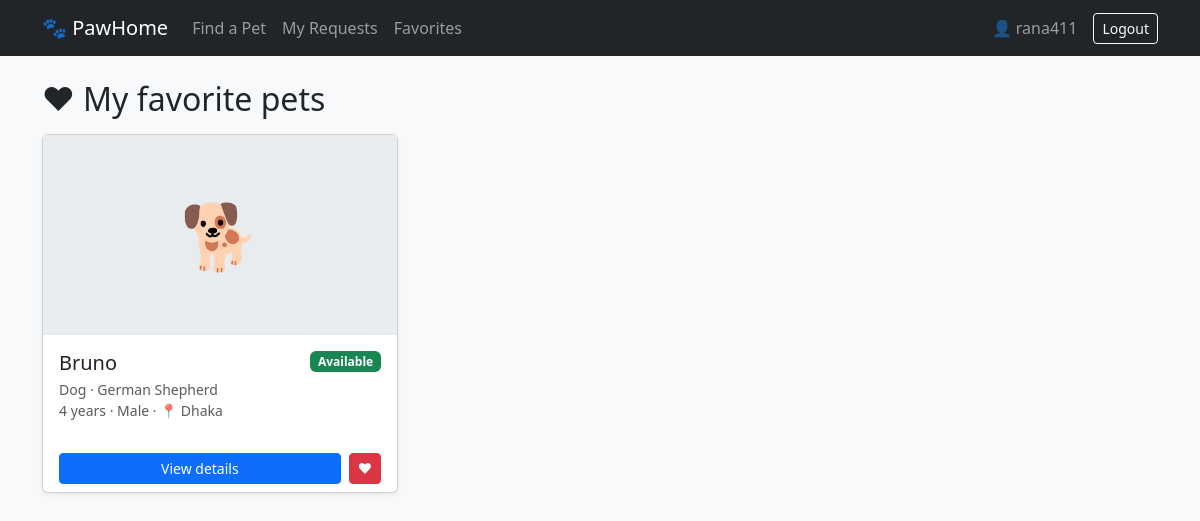
Page /favorites/ (signed in) on the committed database.
### pets/models.py (models this page shows, shortened)
class Pet(models.Model):
    class AnimalType(models.TextChoices):
        DOG = "Dog", "Dog"
        CAT = "Cat", "Cat"
        BIRD = "Bird", "Bird"
        RABBIT = "Rabbit", "Rabbit"
        OTHER = "Other", "Other"
    class Gender(models.TextChoices):
        MALE = "Male", "Male"
        FEMALE = "Female", "Female"
    class Status(models.TextChoices):
        AVAILABLE = "Available", "Available"
        ADOPTED = "Adopted", "Adopted"
    name = models.CharField(max_length=100)
    animal_type = models.CharField(max_length=20, choices=AnimalType.choices, default=AnimalType.DOG)
    breed = models.CharField(max_length=100, blank=True)
    age = models.PositiveSmallIntegerField(help_text="Age in years (0 = under 1 year)")
    gender = models.CharField(max_length=10, choices=Gender.choices)
    location = models.CharField(max_length=100)
    description = models.TextField()
    image = models.ImageField(upload_to="pets/", blank=True, null=True)
    status = models.CharField(max_length=10, choices=Status.choices, default=Status.AVAILABLE)
    created_at = models.DateTimeField(auto_now_add=True)
    class Meta:
        ordering = ["-created_at", "-id"]
    @property
    def is_available(self):
        return self.status == self.Status.AVAILABLE
    @property
    def age_display(self):
        if self.age == 0:
            return "Under 1 year"
        return f"{self.age} year" + ("" if self.age == 1 else "s")

### pets/views.py (the view)
# urls.py: path("favorites/", views.favorites, name="favorites"),
@login_required
def favorites(request):
    pets = Pet.objects.filter(favorited_by__user=request.user)
    return render(request, "pets/favorites.html", {
        "pets": pets, "favorite_ids": set(pets.values_list("id", flat=True)),
    })

### templates/pets/favorites.html
{% extends "base.html" %}
{% block content %}
<h2 class="mb-3">❤ My favorite pets</h2>
<div class="row g-4">
  {% for pet in pets %}<div class="col-sm-6 col-lg-4">{% include "pets/_card.html" %}</div>
  {% empty %}<div class="col-12"><div class="alert alert-info">You haven't saved any pets yet. <a href="{% url 'pets:list' %}">Browse pets</a></div></div>{% endfor %}
</div>
{% endblock %}

### templates/base.html (shortened to what this page needs)
<!doctype html>
<html lang="en">
<head>
  <link href="https://cdn.jsdelivr.net/npm/bootstrap@5.3.3/dist/css/bootstrap.min.css" rel="stylesheet">
</head>
<body class="bg-light">
<nav class="navbar navbar-expand-lg navbar-dark bg-dark mb-4">
  <div class="container">
    <a class="navbar-brand" href="{% url 'pets:home' %}">🐾 PawHome</a>
    <div class="collapse navbar-collapse" id="nav">
      <ul class="navbar-nav me-auto">
        <li class="nav-item"><a class="nav-link" href="{% url 'pets:list' %}">Find a Pet</a></li>
        {% if user.is_authenticated %}
        <li class="nav-item"><a class="nav-link" href="{% url 'adoptions:my_requests' %}">My Requests</a></li>
        <li class="nav-item"><a class="nav-link" href="{% url 'pets:favorites' %}">Favorites</a></li>
        {% endif %}
      </ul>
      <ul class="navbar-nav align-items-lg-center">
        {% if user.is_authenticated %}
        <li class="nav-item"><a class="nav-link" href="{% url 'accounts:profile' %}">👤 {{ user.username }}</a></li>
        <li class="nav-item">
          <form method="post" action="{% url 'accounts:logout' %}">{% csrf_token %}<button class="btn btn-outline-light btn-sm ms-lg-2">Logout</button></form>
        </li>
        {% else %}
        <li class="nav-item"><a class="nav-link" href="{% url 'accounts:login' %}">Login</a></li>
        <li class="nav-item"><a class="btn btn-warning btn-sm ms-lg-2" href="{% url 'accounts:register' %}">Register</a></li>
        {% endif %}
      </ul>
    </div>
  </div>
</nav>
<main class="container pb-5">
  {% block content %}{% endblock %}
</main>
</body>
</html>

### templates/pets/_card.html (shortened to what this page needs)
<div class="card h-100 shadow-sm">
  {% if pet.image %}<img src="{{ pet.image.url }}" class="card-img-top pet-img" alt="{{ pet.name }}">
  {% else %}<div class="pet-ph">{% if pet.animal_type == 'Cat' %}🐈{% elif pet.animal_type == 'Bird' %}🐦{% elif pet.animal_type == 'Rabbit' %}🐇{% elif pet.animal_type == 'Dog' %}🐕{% else %}🐾{% endif %}</div>{% endif %}
  <div class="card-body">
    <div class="d-flex justify-content-between align-items-start">
      <h5 class="card-title mb-1">{{ pet.name }}</h5>
      {% if pet.is_available %}<span class="badge text-bg-success">Available</span>{% else %}<span class="badge text-bg-secondary">Adopted</span>{% endif %}
    </div>
    <p class="card-text text-muted small mb-2">{{ pet.animal_type }}{% if pet.breed %} · {{ pet.breed }}{% endif %}<br>{{ pet.age_display }} · {{ pet.gender }} · 📍 {{ pet.location }}</p>
  </div>
  <div class="card-footer bg-white border-0 d-flex gap-2">
    <a href="{% url 'pets:detail' pet.pk %}" class="btn btn-primary btn-sm flex-grow-1">View details</a>
    {% if user.is_authenticated %}
    <form method="post" action="{% url 'pets:favorite' pet.pk %}">{% csrf_token %}
      <button class="btn btn-sm {% if pet.pk in favorite_ids %}btn-danger{% else %}btn-outline-danger{% endif %}" title="Favorite">❤</button>
    </form>
    {% endif %}
  </div>
</div>

### templates/base.html (style rules this page uses)
.pet-ph { height:200px;display:flex;align-items:center;justify-content:center;font-size:4rem;background:#e9ecef }

### rows in the picture
Pet: name "Bruno", status "Available", animal_type "Dog", breed "German Shepherd", age_display "4 years", gender "Male", location "Dhaka"

### other values in the picture
{{ user.username }} "rana411"
